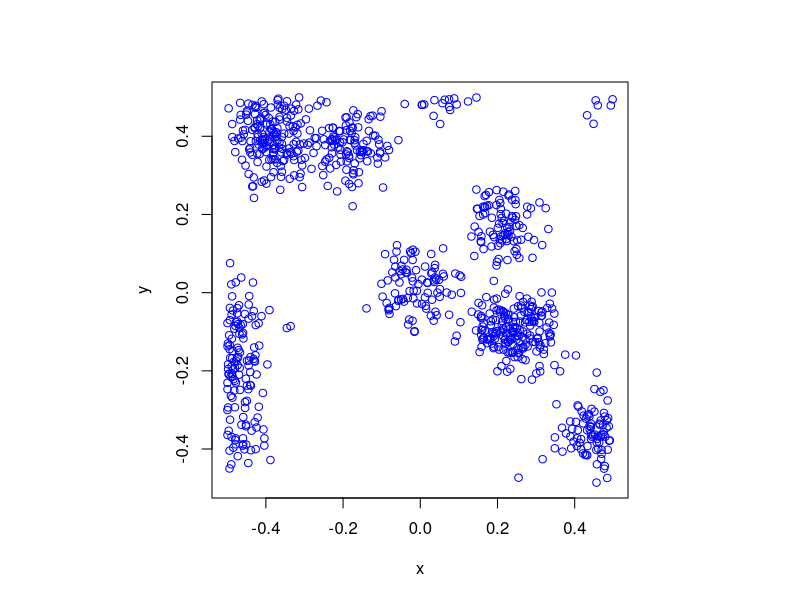

Write the R code that produced this figure. (Note: this script raises an error after producing the figure.)
# Simulate a Thomas cluster point process on a rectangle.
# Author: H. Paul Keeler, 2018.
# Website: hpaulkeeler.com
# Repository: github.com/hpaulkeeler/posts

#Simulation window parameters
xMin=-.5;
xMax=.5;
yMin=-.5;
yMax=.5;

#Parameters for the parent and daughter point processes
lambdaParent=10;#density of parent Poisson point process
lambdaDaughter=100;#mean number of points in each cluster
sigma=0.05; #sigma for normal variables (ie random locations) of daughters

#Extended simulation windows parameters
rExt=6*sigma; #extension parameter 
#for rExt, use factor of deviation sigma eg 5 or 6
xMinExt=xMin-rExt;
xMaxExt=xMax+rExt;
yMinExt=yMin-rExt;
yMaxExt=yMax+rExt;
#rectangle dimensions
xDeltaExt=xMaxExt-xMinExt;
yDeltaExt=yMaxExt-yMinExt;
areaTotalExt=xDeltaExt*yDeltaExt; #area of extended rectangle

#Simulate Poisson point process for the parents
numbPointsParent=rpois(1,areaTotalExt*lambdaParent);#Poisson number of points
#x and y coordinates of Poisson points for the parent
xxParent=xMinExt+xDeltaExt*runif(numbPointsParent);
yyParent=yMinExt+yDeltaExt*runif(numbPointsParent);

#Simulate Poisson point process for the daughters (ie final poiint process)
numbPointsDaughter=rpois(numbPointsParent,lambdaDaughter); 
numbPoints=sum(numbPointsDaughter); #total number of points

#Generate the (relative) locations in Cartesian coordinates by 
#simulating independent normal variables
xx0=rnorm(numbPoints,0,sigma);
yy0=rnorm(numbPoints,0,sigma);

#replicate parent points (ie centres of disks/clusters)
xx=rep(xxParent,numbPointsDaughter);
yy=rep(yyParent,numbPointsDaughter);

#translate points (ie parents points are the centres of cluster disks)
xx=xx+xx0;
yy=yy+yy0;

#thin points if outside the simulation window
booleInside=((xx>=xMin)&(xx<=xMax)&(yy>=yMin)&(yy<=yMax));
#retain points inside simulation window
xx=xx[booleInside]; 
yy=yy[booleInside]; 

#Plotting
par(pty="s")
plot(xx,yy,'p',xlab='x',ylab='y',col='blue');

library(spatstat);
#Simulate and plot (in one line) Matern cluster point process 
plot(rMatClust(lambdaParent,radiusCluster,lambdaDaughter,c(xMin,xMax,yMin,yMax)));
